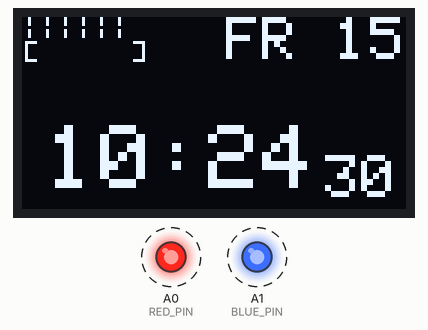
Recording of a sketch running on a simulated Arduino Uno, built with avr-gcc and run on an emulated ATmega328P. Parts: 128×64 one-colour display, output pins drawn as LEDs (lit = HIGH). Dashed ring = blinking. The local clock reads 2024-03-15 10:24:30 at power-on unless the sketch sets it.

Above: at 0.1 s.
At 19.1 s:
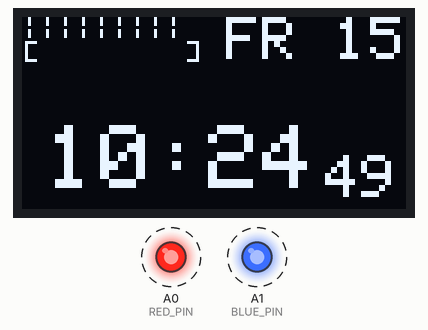
At 30.2 s:
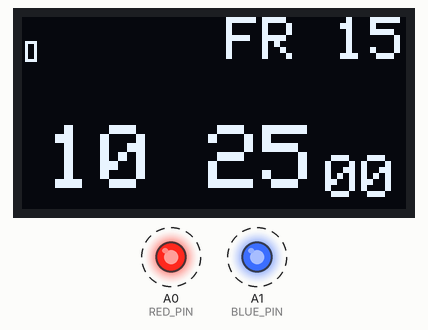
At 38.6 s:
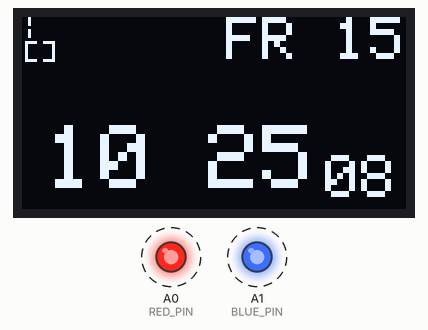
Timing chart, 0 to 40.0 s (numbered marks = the images above):
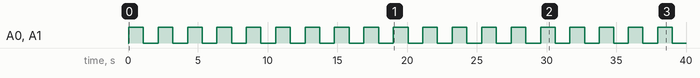

The sketch:

sketch_sep10a.ino
```cpp
#include <Wire.h>
#include <Adafruit_GFX.h>
#include <Adafruit_SSD1306.h>
#include <RTClib.h>

// OLED setup
#define SCREEN_WIDTH 128
#define SCREEN_HEIGHT 64
Adafruit_SSD1306 display(SCREEN_WIDTH, SCREEN_HEIGHT, &Wire, -1);

// RTC
RTC_DS3231 rtc;

// Bicolor LED pins (Red-Blue RB4) - using analog pins as digital outputs
#define RED_PIN   A0   // A0 - Red pin
#define BLUE_PIN  A1   // A1 - Blue pin
// Common cathode connects to GND

// Colon blink
bool showColon = true;
unsigned long lastBlink = 0;
const long blinkInterval = 500; // ms

// Slide control
int currentSlide = 1;
unsigned long slideStart = 0;
const unsigned long slide1Duration = 20000; // 20s
const unsigned long slide2Duration = 5000;  // 5s

// LED animation for testing (infinite blinking)
unsigned long lastLEDUpdate = 0;
const long ledAnimationInterval = 1000; // 1 second
bool ledOn = false; // blink on/off state

String dayToString(uint8_t day) {
  switch (day) {
    case 0: return "SUN"; case 1: return "MON"; case 2: return "TUE";
    case 3: return "WED"; case 4: return "THU"; case 5: return "FRI";
    case 6: return "SAT"; default: return "UNK";
  }
}

String monthToString(uint8_t month) {
  switch (month) {
    case 1: return "JAN"; case 2: return "FEB"; case 3: return "MAR";
    case 4: return "APR"; case 5: return "MAY"; case 6: return "JUN";
    case 7: return "JUL"; case 8: return "AUG"; case 9: return "SEP";
    case 10: return "OCT"; case 11: return "NOV"; case 12: return "DEC";
    default: return "UNK";
  }
}

// Bicolor LED functions (Common Anode - inverted logic)
void setColor(int r, int b) {
  // For common anode: LOW = color ON, HIGH = color OFF
  digitalWrite(RED_PIN, r > 0 ? LOW : HIGH);
  digitalWrite(BLUE_PIN, b > 0 ? LOW : HIGH);
}

void flashColor(int r, int b, int duration = 300) {
  setColor(r, b);
  delay(duration);
  setColor(0, 0);
}

void setup() {
  Serial.begin(9600);

  if (!display.begin(SSD1306_SWITCHCAPVCC, 0x3C)) {
    Serial.println(F("SSD1306 allocation failed"));
    for (;;);
  }
  display.clearDisplay();
  display.display();

  if (!rtc.begin()) {
    Serial.println("Couldn't find RTC");
    while (1);
  }

  if (rtc.lostPower()) {
    Serial.println("RTC lost power, setting time!");
    rtc.adjust(DateTime(F(__DATE__), F(__TIME__)));
  }

  // Initialize LED pins (using analog pins as digital outputs)
  pinMode(RED_PIN, OUTPUT);
  pinMode(BLUE_PIN, OUTPUT);
  setColor(0, 0); // start off

  slideStart = millis();
}

void loop() {
  DateTime now = rtc.now();

  // Blink colon
  if (millis() - lastBlink >= blinkInterval) {
    lastBlink = millis();
    showColon = !showColon;
  }

  // Infinite LED blinking for testing
  if (millis() - lastLEDUpdate >= ledAnimationInterval) {
    lastLEDUpdate = millis();
    ledOn = !ledOn; // toggle on/off

    if (ledOn) {
      setColor(255, 255); // purple when on
    } else {
      setColor(0, 0); // off
    }
  }

  // Slide timer with LED flash on transitions (disabled during testing)
  /*
  unsigned long elapsed = millis() - slideStart;
  if (currentSlide == 1 && elapsed > slide1Duration) {
    currentSlide = 2;
    slideStart = millis();
    //flashColor(0, 255); // blue flash for date slide
  } else if (currentSlide == 2 && elapsed > slide2Duration) {
    currentSlide = 1;
    slideStart = millis();
    //flashColor(255, 255); // purple flash back to time (R+B = purple)
  }
  */

  // Clear display
  display.clearDisplay();
  display.setTextColor(SSD1306_WHITE);

  if (currentSlide == 1) {
    // --- SLIDE 1: TIME (bottom aligned) ---

    // Progress bar (enabled for testing/visual feedback)
    display.setTextSize(1);
    int bars = map(now.second(), 0, 59, 0, 12);
    display.setCursor(0, 0);
    for (int i = 0; i < bars; i++) display.print("|");
    display.setCursor(0, 8);
    display.print("[");
    display.setCursor(bars * 6, 8);
    display.print("]");

    // Date (top-right corner: "TH 11") - clean and visible
    display.setTextSize(2);
    String shortDate = dayToString(now.dayOfTheWeek()).substring(0, 2) + " " + String(now.day());
    int16_t x1, y1; uint16_t w, h;
    display.getTextBounds(shortDate, 0, 0, &x1, &y1, &w, &h);
    display.setCursor(SCREEN_WIDTH - w, 0);
    display.print(shortDate);

    // Big time (keep size 3 to ensure colon visibility)
    char timeBuffer[6];
    snprintf(timeBuffer, sizeof(timeBuffer), "%02d%c%02d",
             now.hour(), showColon ? ':' : ' ', now.minute());

    char secBuffer[3];
    snprintf(secBuffer, sizeof(secBuffer), "%02d", now.second());

    display.setTextSize(3);
    display.getTextBounds(timeBuffer, 0, 0, &x1, &y1, &w, &h);
    int xMain = (SCREEN_WIDTH - (w + 22)) / 2; // slightly more space for seconds
    int yMain = SCREEN_HEIGHT - h - 4; // bottom aligned
    display.setCursor(xMain, yMain);
    display.print(timeBuffer);

    // Seconds (well positioned)
    display.setTextSize(2);
    int xSec = xMain + w + 3;
    int ySec = yMain + 10; // better vertical alignment
    display.setCursor(xSec, ySec);
    display.print(secBuffer);

  } else if (currentSlide == 2) {
    // --- SLIDE 2: DATE (centered and attractive) ---
    display.setTextSize(3);
    String topDate = dayToString(now.dayOfTheWeek()) + " " + String(now.day());
    int16_t x1, y1; uint16_t w, h;
    display.getTextBounds(topDate, 0, 0, &x1, &y1, &w, &h);
    display.setCursor((SCREEN_WIDTH - w) / 2, 12);
    display.print(topDate);

    display.setTextSize(2);
    String bottomDate = monthToString(now.month()) + " " + String(now.year());
    display.getTextBounds(bottomDate, 0, 0, &x1, &y1, &w, &h);
    display.setCursor((SCREEN_WIDTH - w) / 2, 42);
    display.print(bottomDate);

    // Add decorative lines above and below
    display.drawLine(10, 8, SCREEN_WIDTH-10, 8, SSD1306_WHITE);
    display.drawLine(10, SCREEN_HEIGHT-8, SCREEN_WIDTH-10, SCREEN_HEIGHT-8, SSD1306_WHITE);
  }

  display.display();
  delay(100);
}
```

Measured:
- by itself, A0 (RED_PIN), A1 (BLUE_PIN): alternates HIGH for 1.1 s and LOW for 1.1 s
- what the display in image 0 shows lasts 0.5 s, from 0.1 s to 0.6 s
